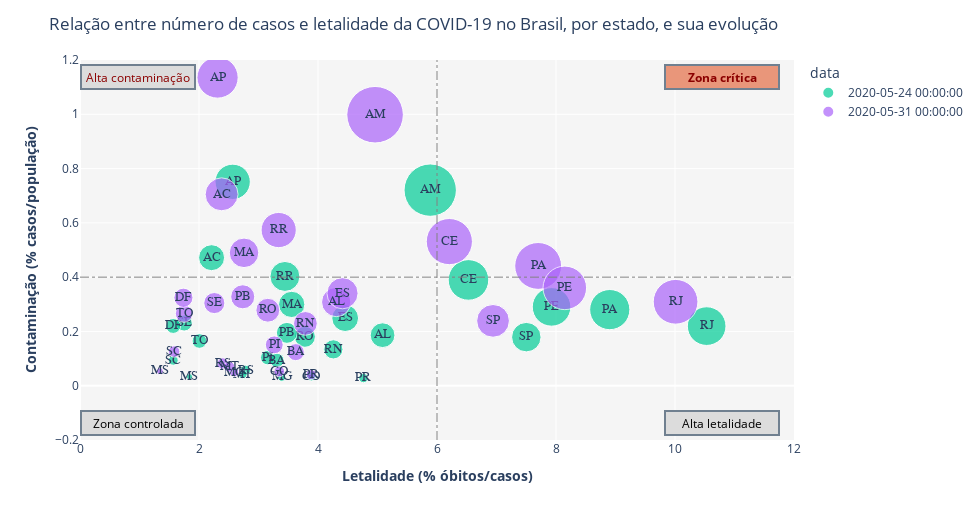

Here is the notebook cell this chart was saved with:
### Code cell
fig2 = px.scatter(fourQuadData, x='lethality_pct', y='contamRate',
                 size='deathRate', color='data', text='estado',
                 size_max=40)

fig2.update_traces(textposition='middle center',
                   textfont=dict(family="sans serif",size=13))

fig2.update_layout(
    ## Chart general set:
    height=520,
    width=980,
    plot_bgcolor='rgb(245,245,245)',
    title_text='Relação entre número de casos e letalidade da COVID-19 no Brasil, por estado, e sua evolução',
    xaxis_title="<b>Letalidade (% óbitos/casos)</b>",
    yaxis_title="<b>Contaminação (% casos/população)</b>",
    hovermode=False,  #Disable the hover information.
    ## Axis ranges:
    xaxis=dict(
        autorange=False,
        range=[0, 12],
        type="linear"
    ),
    yaxis=dict(
        autorange=False,
        range=[-0.2, 1.2],
        type="linear"),
#    ## Adjusting the colorbar title:
#    coloraxis=dict(
#        colorbar=dict(
#            title=dict(
#                text='<b>Óbitos <br>acumulados</b>'
#            )
#        )),
    ## Vertical and horizontal lines
    shapes=[
        dict(
          type= 'line',
          yref= 'y', y0= -0.2, y1= 1.2,
          xref= 'x', x0= 6, x1= 6,
          line=dict(
                color="gray",
                width=1,
                dash="dashdot",
                )),
        dict(
          type= 'line',
          yref= 'y', y0= 0.4, y1= 0.4,
          xref= 'x', x0= 0, x1= 12,
          line=dict(
                color="gray",
                width=1,
                dash="dashdot",
                ))
        ])

fig2.update_layout(
    ## Points annotations:
    annotations=[
        go.layout.Annotation(
            text='<b>Zona crítica</b>',
            align='center',
            showarrow=False,
            xref='paper',
            yref='paper',
            x=.98,
            y=.99,
            bordercolor='#708090',
            borderwidth=2,
            bgcolor='#E9967A',
            font=dict(
                color='DarkRed'),
            width=110,
            height=20),
        go.layout.Annotation(
            text='Alta letalidade',
            align='center',
            showarrow=False,
            xref='paper',
            yref='paper',
            x=.98,
            y=.01,
            bordercolor='#708090',
            borderwidth=2,
            bgcolor='#DCDCDC',
            font=dict(
                color='black'),
            width=110,
            height=20),
        go.layout.Annotation(
            text='Alta contaminação',
            align='center',
            showarrow=False,
            xref='paper',
            yref='paper',
            x=0,
            y=.99,
            bordercolor='#708090',
            borderwidth=2,
            bgcolor='#DCDCDC',
            font=dict(
                color='DarkRed'),
            width=110,
            height=20),
        go.layout.Annotation(
            text='Zona controlada',
            align='center',
            showarrow=False,
            xref='paper',
            yref='paper',
            x=0,
            y=.01,
            bordercolor='#708090',
            borderwidth=2,
            bgcolor='#DCDCDC',
            font=dict(
                color='black'),
            width=110,
            height=20),
    ]
)

fig2.show()

### Figure 1 — Plotly figure (JSON) as saved in the notebook; plotly's stock layout.template omitted (floating-point values rounded to 4 significant figures)
{"data": [{"hovertemplate": "data=2020-05-24 00:00:00<br>lethality_pct=%{x}<br>contamRate=%{y}<br>deathRate=%{marker.size}<br>estado=%{text}<extra></extra>", "legendgroup": "2020-05-24 00:00:00", "marker": {"color": "#00cc96", "size": [0.006808, 0.01043, 0.04242, 0.01387, 0.02497, 0.01927, 0.003306, 0.01066, 0.003269, 0.02545, 0.005703, 0.006769, 0.02302, 0.009469, 0.004046, 0.003093, 0.001068, 0.0111, 0.02313, 0.01342, 0.001338, 0.001466, 0.001582, 0.0006117, 0.001148, 0.001354, 0.003449], "sizemode": "area", "sizeref": 3.094e-05, "symbol": "circle"}, "mode": "markers+text", "name": "2020-05-24 00:00:00", "orientation": "v", "showlegend": true, "text": ["RO", "AC", "AM", "RR", "PA", "AP", "TO", "MA", "PI", "CE", "RN", "PB", "PE", "AL", "SE", "BA", "MG", "ES", "RJ", "SP", "PR", "SC", "RS", "MS", "MT", "GO", "DF"], "textfont": {"family": "sans serif", "size": 13}, "textposition": "middle center", "type": "scatter", "x": [3.78, 2.212, 5.886, 3.444, 8.904, 2.566, 2.007, 3.558, 3.156, 6.529, 4.258, 3.477, 7.925, 5.085, 1.75, 3.31, 3.389, 4.457, 10.53, 7.501, 4.763, 1.568, 2.782, 1.84, 2.736, 3.889, 1.567], "xaxis": "x", "y": [0.1801, 0.4717, 0.7206, 0.4026, 0.2804, 0.7512, 0.1647, 0.2995, 0.1036, 0.3898, 0.1339, 0.1947, 0.2905, 0.1862, 0.2312, 0.09345, 0.0315, 0.249, 0.2196, 0.1789, 0.02809, 0.09346, 0.05687, 0.03325, 0.04196, 0.03481, 0.2201], "yaxis": "y"}, {"hovertemplate": "data=2020-05-31 00:00:00<br>lethality_pct=%{x}<br>contamRate=%{y}<br>deathRate=%{marker.size}<br>estado=%{text}<extra></extra>", "legendgroup": "2020-05-31 00:00:00", "marker": {"color": "#ab63fa", "size": [0.008778, 0.01678, 0.04951, 0.01915, 0.03398, 0.02625, 0.004641, 0.0135, 0.004919, 0.03296, 0.008697, 0.008959, 0.02937, 0.01327, 0.006873, 0.004485, 0.00128, 0.01503, 0.03095, 0.01658, 0.001592, 0.001996, 0.001969, 0.0007197, 0.001751, 0.001767, 0.005638], "sizemode": "area", "sizeref": 3.094e-05, "symbol": "circle"}, "mode": "markers+text", "name": "2020-05-31 00:00:00", "orientation": "v", "showlegend": true, "text": ["RO", "AC", "AM", "RR", "PA", "AP", "TO", "MA", "PI", "CE", "RN", "PB", "PE", "AL", "SE", "BA", "MG", "ES", "RJ", "SP", "PR", "SC", "RS", "MS", "MT", "GO", "DF"], "textfont": {"family": "sans serif", "size": 13}, "textposition": "middle center", "type": "scatter", "x": [3.157, 2.38, 4.959, 3.339, 7.7, 2.312, 1.748, 2.757, 3.265, 6.208, 3.788, 2.735, 8.148, 4.306, 2.257, 3.627, 2.59, 4.412, 10.01, 6.942, 3.883, 1.582, 2.4, 1.343, 2.511, 3.35, 1.738], "xaxis": "x", "y": [0.2781, 0.7052, 0.9984, 0.5735, 0.4413, 1.135, 0.2655, 0.4896, 0.1506, 0.531, 0.2296, 0.3276, 0.3605, 0.3083, 0.3045, 0.1237, 0.04943, 0.3407, 0.3092, 0.2389, 0.04099, 0.1261, 0.08202, 0.05358, 0.06971, 0.05275, 0.3243], "yaxis": "y"}], "layout": {"annotations": [{"align": "center", "bgcolor": "#E9967A", "bordercolor": "#708090", "borderwidth": 2, "font": {"color": "DarkRed"}, "height": 20, "showarrow": false, "text": "<b>Zona crítica</b>", "width": 110, "x": 0.98, "xref": "paper", "y": 0.99, "yref": "paper"}, {"align": "center", "bgcolor": "#DCDCDC", "bordercolor": "#708090", "borderwidth": 2, "font": {"color": "black"}, "height": 20, "showarrow": false, "text": "Alta letalidade", "width": 110, "x": 0.98, "xref": "paper", "y": 0.01, "yref": "paper"}, {"align": "center", "bgcolor": "#DCDCDC", "bordercolor": "#708090", "borderwidth": 2, "font": {"color": "DarkRed"}, "height": 20, "showarrow": false, "text": "Alta contaminação", "width": 110, "x": 0, "xref": "paper", "y": 0.99, "yref": "paper"}, {"align": "center", "bgcolor": "#DCDCDC", "bordercolor": "#708090", "borderwidth": 2, "font": {"color": "black"}, "height": 20, "showarrow": false, "text": "Zona controlada", "width": 110, "x": 0, "xref": "paper", "y": 0.01, "yref": "paper"}], "height": 520, "hovermode": false, "legend": {"itemsizing": "constant", "title": {"text": "data"}, "tracegroupgap": 0}, "margin": {"t": 60}, "plot_bgcolor": "rgb(245,245,245)", "shapes": [{"line": {"color": "gray", "dash": "dashdot", "width": 1}, "type": "line", "x0": 6, "x1": 6, "xref": "x", "y0": -0.2, "y1": 1.2, "yref": "y"}, {"line": {"color": "gray", "dash": "dashdot", "width": 1}, "type": "line", "x0": 0, "x1": 12, "xref": "x", "y0": 0.4, "y1": 0.4, "yref": "y"}], "title": {"text": "Relação entre número de casos e letalidade da COVID-19 no Brasil, por estado, e sua evolução"}, "width": 980, "xaxis": {"anchor": "y", "autorange": false, "domain": [0, 1], "range": [0, 12], "title": {"text": "<b>Letalidade (% óbitos/casos)</b>"}, "type": "linear"}, "yaxis": {"anchor": "x", "autorange": false, "domain": [0, 1], "range": [-0.2, 1.2], "title": {"text": "<b>Contaminação (% casos/população)</b>"}, "type": "linear"}}}
